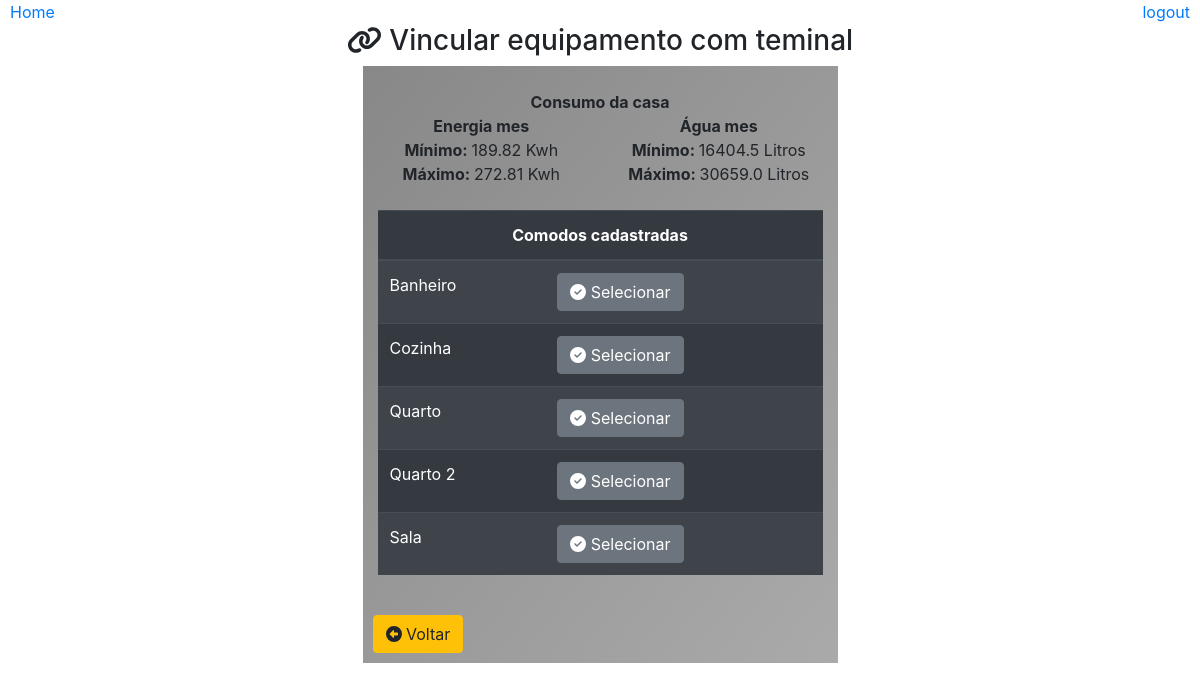
The page /cadastrar/vincular/equipamento/?id=1 on the database its author committed.
### core/models.py (models this page shows)
class Comodo(models.Model):
    casa = models.ForeignKey(Casa,on_delete=models.CASCADE)
    nome = models.CharField(max_length=30)
    class Meta:
        db_table = 'comodo'

### core/pages/casa/views.py (the view)
# urls.py: path('cadastrar/vincular/equipamento/', cadastro.ListarComodoEquipamento),
def ListarComodoEquipamento(request):
    id = request.GET.get('id')
    if id:
        casa = Casa.objects.get(id=id)
    comodos = Comodo.objects.filter(casa=casa).order_by('nome')
    consumo = {'agua_min': 0, 'agua_max': 0, 'energia_min': 0, 'energia_max': 0 }
    for item in comodos:
        aux = CalcularConsumo(item)
        consumo['agua_min'] = consumo['agua_min'] + aux['agua_min']
        consumo['agua_max'] = consumo['agua_max'] + aux['agua_max']
        consumo['energia_min'] = consumo['energia_min'] + aux['energia_min']
        consumo['energia_max'] = consumo['energia_max'] + aux['energia_max']
    consumo['agua_min'] = round(consumo['agua_min'],2)
    consumo['agua_max'] = round(consumo['agua_max'],2)
    consumo['energia_min'] = round(consumo['energia_min'],2)
    consumo['energia_max'] = round(consumo['energia_max'],2)
    dados = {
        'titulo': 'Vincular comodo com terminais',
        'casa' : casa,
        'comodos': comodos,
        'consumo': consumo
    }
    return render(request, 'casas/comodoEquipamento.html', dados)

### templates/casas/comodoEquipamento.html (shortened to what this page needs)
{% extends "model-page.html"%}
{% block content %}
    <div align='center'>
        <br>
        <h3><i class="fas fa-link"></i> Vincular equipamento com teminal</h3>
        <div class="container">
            <div class="row">
                <div class="col col-6 col-sm-6 col-md-4 col-lg-5 col-xs-4 container box-gray">
                    <br><strong>Consumo da casa</strong>
                    <div class="row">
                        <div class="col">
                            <strong align="center">Energia mes</strong><br>
                            <strong>Mínimo: </strong> {{consumo.energia_min}} Kwh<br>
                            <strong>Máximo: </strong> {{consumo.energia_max}} Kwh
                        </div>
                        <div class="col">
                            <strong align="center">Água mes</strong><br>
                            <strong>Mínimo: </strong> {{consumo.agua_min}} Litros<br>
                            <strong>Máximo: </strong> {{consumo.agua_max}} Litros
                        </div>
                    </div><br>
                    {% if comodos%}
                        <table class="table table-striped table-dark">
                            <thead>
                                <tr align="center">
                                    <th colspan="2">Comodos cadastradas</th>
                                </tr>
                            </thead>
                            {% for item in comodos %}
                                <tr>
                                    <td>
                                        {{item.nome}}
                                    </td>
                                    <td>
                                        <form action="comodo/" method="GET">
                                            <button type="submit" class="btn btn-secondary">
                                                <i class="fas fa-check-circle"></i>
                                                Selecionar
                                            </button>
                                        </form>
                                    </td>
                                </tr>
                            {% endfor %}
                        </table>
                    {% else %}
                    <label>Nenhum comodo cadastrado</label>
                    {% endif %}
                    <br>
                    <a type="button" class="btn btn-warning" style="position: absolute; left: 10px;" href="/cadastrar/voltar/?id={{casa.id}}">
                        <i class='fas fa-arrow-alt-circle-left'></i> Voltar
                    </a>
                    <br><br>
                </div>
            </div>
        </div>
    </div>
{% endblock %}

### static/css/all.css (style rules this page uses)
.fa-link:before { content: "\f0c1"; }

### static/css/style.css (style rules this page uses)
.box-gray { background-image: linear-gradient(to bottom right, #888888, #AAAAAA ); }

### rows shown on the page
Comodo: nome "Banheiro"
Comodo: nome "Cozinha"
Comodo: nome "Quarto"
Comodo: nome "Quarto 2"
Comodo: nome "Sala"

### other values the page prints
{{ consumo.energia_min }} "189.82"
{{ consumo.energia_max }} "272.81"
{{ consumo.agua_min }} "16404.5"
{{ consumo.agua_max }} "30659.0"
